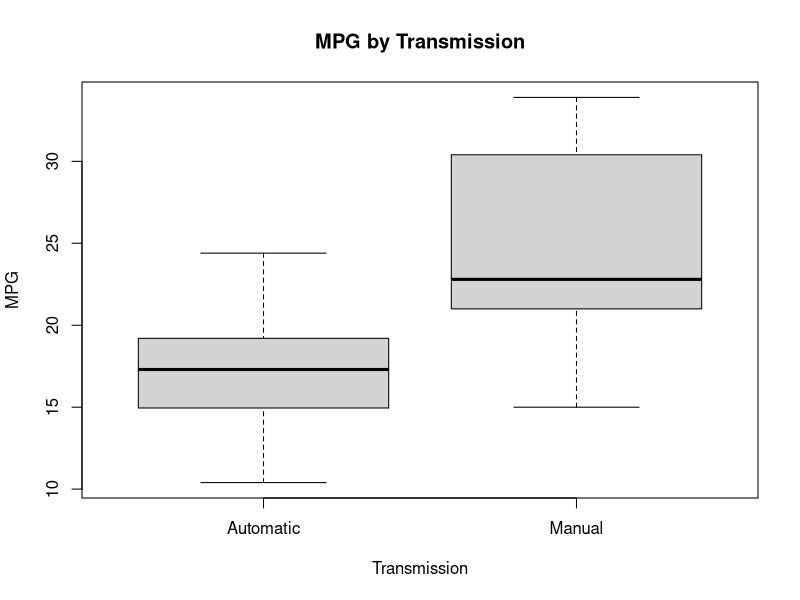
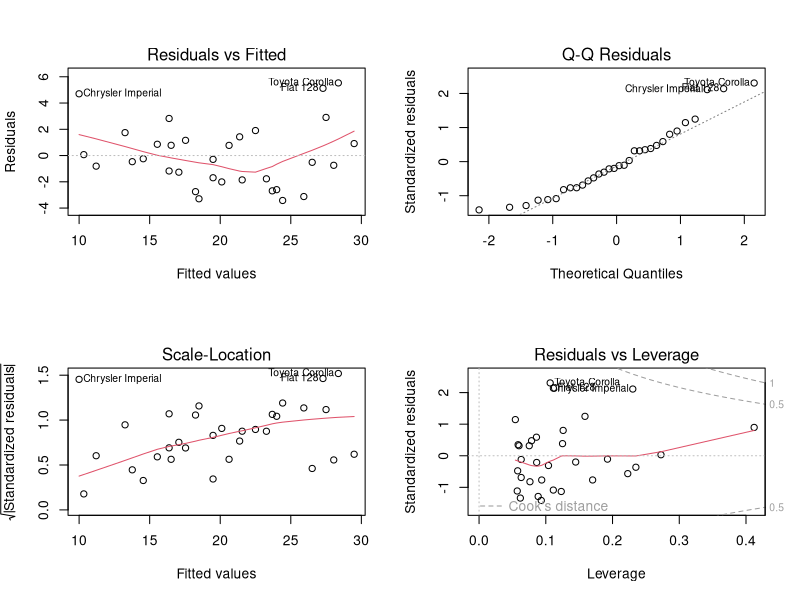

Write R code to recreate these figures, in order. (Note: this script raises an error after producing the figures.)
## ---- chunk 1
boxplot(mpg ~ am, data = mtcars, 
        main = "MPG by Transmission", 
        xlab = "Transmission", 
        ylab = "MPG", 
        names = c("Automatic", "Manual"))
## ---- chunk 2
mdlhpwt <- lm(mpg ~ am + hp + wt, data = mtcars)
par(mfrow = c(2, 2))
plot(mdlhpwt)
## ---- chunk 3
head(mtcars)
## ---- chunk 4
cor(mtcars)
## ---- chunk 5
mdl <- lm(mpg ~ am, data = mtcars)
summary(mdl)
## ---- chunk 6
mdlhpwt <- lm(mpg ~ am + hp + wt, data = mtcars)
summary(mdlhpwt)
anova(mdlhp, mdlhpwt)
mdlhpcyl <- lm(mpg ~ am + hp + cyl, data = mtcars)
anova(mdlhp, mdlhpcyl)
mdlhpdisp <- lm(mpg ~ am + hp + disp, data = mtcars)
anova(mdlhp, mdlhpdisp)
